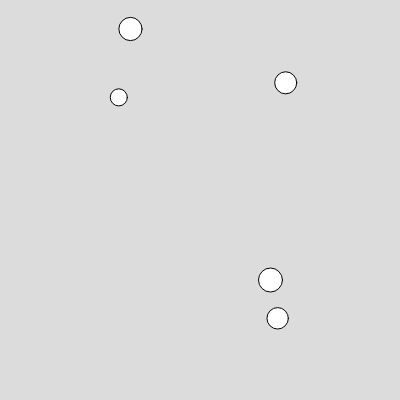
Frame 1 (no input)
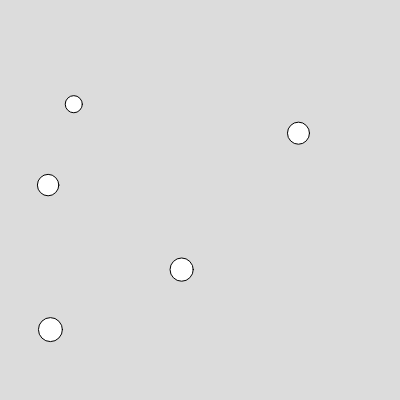
Frame 60 (no input)
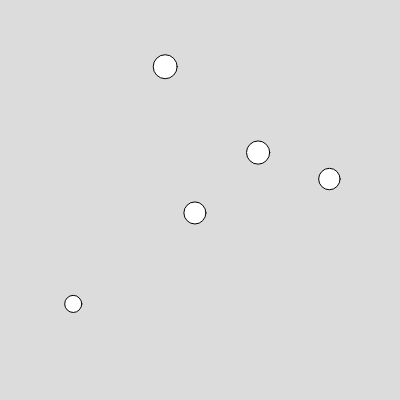
Frame 120 (the mouse pressed at the canvas centre since frame 60)

The p5.js sketch that drew these frames (run headless with seeded random() and noise() and a simulated clock; from frame 60 on, the mouse is pressed at the canvas centre):

// p5.js sketch
// ── sketch.js
let circles = []

let num = 5

let initialLoc = []
let currentLoc = []

let at_initialLoc;

function setup() {
  createCanvas(400, 400);
  
  for (let i =0; i<num; i++)
  {
    circles.push(new Circle())
  }
  
  for (let i of circles)
  {
    initialLoc.push(i.target)

    print(i.target)
  }
}

function draw() 
{
  background(220);
  
  for (let i of circles)
  {
    i.increase()
    i.show()
    i.move()
  }
  
  //print(circles[0].pct)
}


function mousePressed()
{
  currentLoc = []
  
  for (let i of circles)
  {
    i.newTarget()
    
    currentLoc.push(i.target)
  }
}

function keyPressed() 
{
  if (keyCode === RETURN) 
  {
    //print("fdgdgdd")
    for (let i =0; i<num; i++)
    {
      circles[i].pct = 0.01
      circles[i].target = initialLoc[i]
      
      //print(initialLoc[i])
    }
  } 
}



class Circle
{
	constructor()
	{
		this.start = createVector(random(width), random(height))
		this.target = createVector(random(width), random(height))

		this.x = this.start.x
		this.y = this.start.y    
		this.r = random(10, 25)
		this.pct = 0.01
	}  

	show()
	{
		ellipse(this.x, this.y, this.r)
	}

	move()
	{
		this.x = this.x+ (this.target.x - this.x)*this.pct
		this.y = this.y+ (this.target.y - this.y)*this.pct
	}

	increase()
	{
		if (this.pct < 1) 
		{
			//linear
			//this.pct += 0.001

			//square root
  			this.pct = Math.sqrt(this.pct) * 0.2
		}
	}

	newTarget()
	{
		this.target = createVector(random(width), random(height))
		this.pct = 0.01
	}



	

}
